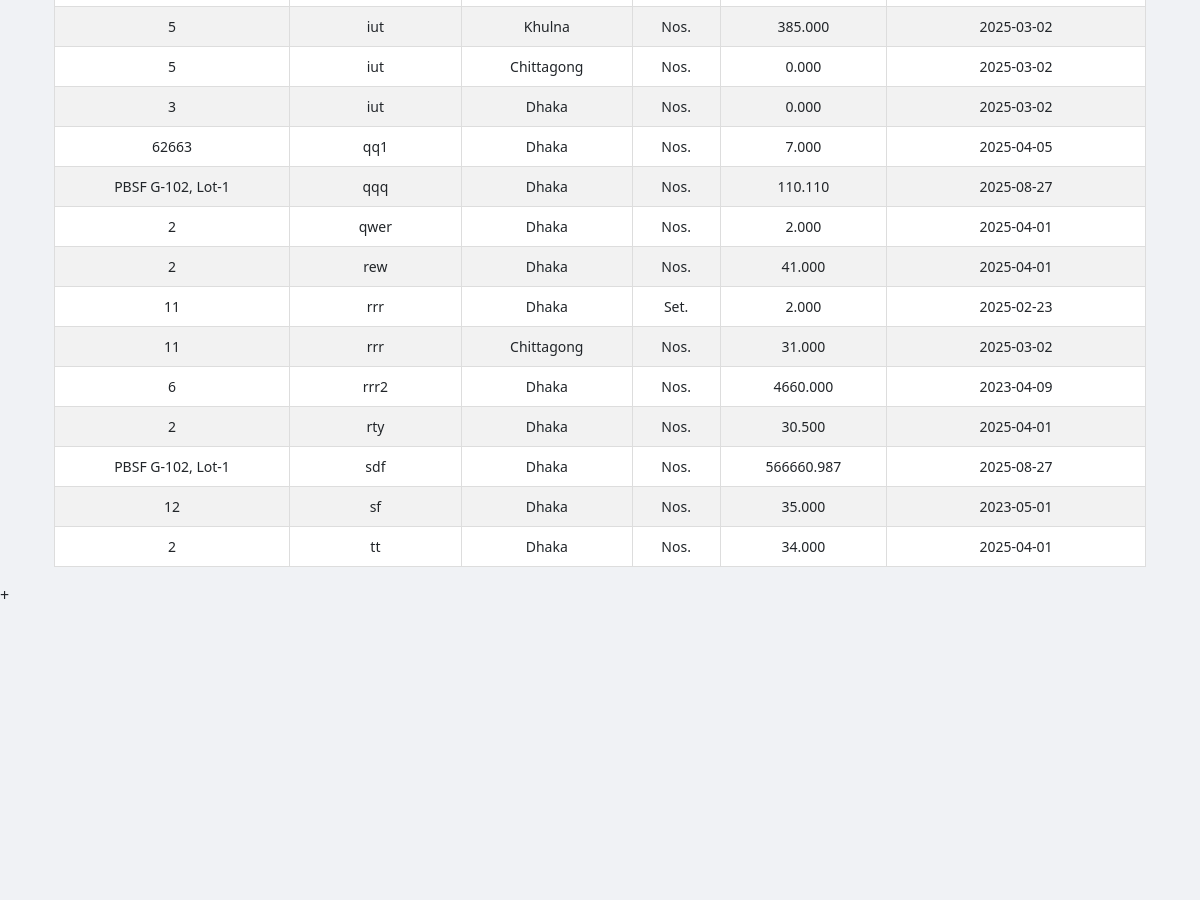
Before: /status/ (signed in, middle part) with the older database file.
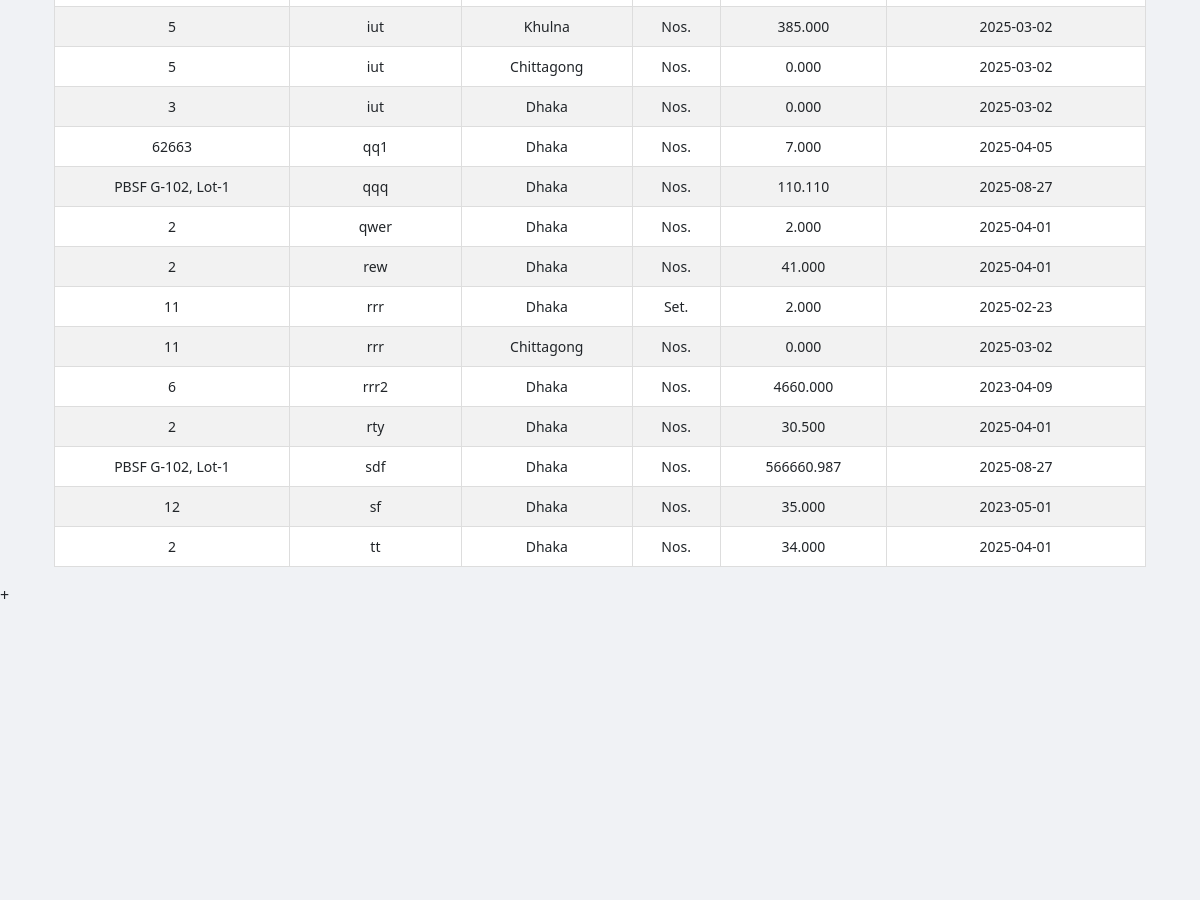
After: the same page with the newer database file.
### App_Entry/models.py (models this page shows, shortened)
class Item(models.Model):
    WAREHOUSE_CHOICES = [
        ("Dhaka", "Dhaka"),
        ("Khulna", "Khulna"),
        ("Chittagong", "Chittagong"),
    ]
    UNIT_CHOICES = [
        ("Nos.", "Nos."),
        ("Mtr.", "Mtr."),
        ("Km.", "Km."),
        ("Set.", "Set."),
        ("Pair.", "Pair."),
        ("Kg", "Kg"),
        ("Lot", "Lot"),
        ("Pcs", "Pcs"),
        ("Coil", "Coil"),
        ("Box", "Box"),
        ("Feet", "Feet"),
        ("Liter", "Liter"),
        ("m3", "m3"),
        ("m2", "m2"),
        ("Ream", "Ream"),
        ("Bundle", "Bundle"),
        ("Carton", "Carton"),
    ]
    name = models.CharField(max_length=255)
    description = models.TextField(blank=True, null=True)
    warehouse = models.CharField(
        max_length=50, choices=WAREHOUSE_CHOICES, default="Dhaka"
    )
    unit_of_item = models.CharField(
        max_length=100, choices=UNIT_CHOICES, default="Nos."
    )  # Updated field
    unit_price = models.DecimalField(max_digits=15, decimal_places=2, default=0.00)
    quantity_of_item = models.DecimalField(
        max_digits=20,
        decimal_places=3,
        default=0.00
    )
    package = models.ForeignKey(
        Package,
        on_delete=models.SET_NULL,
        related_name="package_of_item",
        null=True,
    )
    created_at = models.DateTimeField(default=timezone.now)

class Package(models.Model):
    packageId = models.TextField(unique=True)

### App_Status/views.py (the view, shortened to what this page needs)
# urls.py: path("", views.status_page, name="status_page"),
def status_page(request):
    all_items = Item.objects.all()
    active_filters = {}
    combined_q = Q()
    for i in range(5):
        filter_by_key = f"filter_by_{i}"
        query_key = f"query_{i}"
        filter_by = request.GET.get(filter_by_key, "").strip()
        query = request.GET.get(query_key, "").strip()
    if combined_q:
        all_items = all_items.filter(combined_q)
    all_items = all_items.order_by("name")
    all_possible_units = [choice[0] for choice in Item.UNIT_CHOICES]
    context = {
        "items": all_items,
        "unique_units": all_possible_units, # Pass the choices from the model
    }
    context.update(active_filters) # Add active filters back to context for template
    return render(
        request,
        "App_Status/status.html",
        context,
    )

### App_Status/templatetags/status_custom_filters.py (called while the page is built)
@register.filter
def get_item(dictionary, key):
    return dictionary.get(key)

### templates/App_Status/status.html (shortened to what this page needs)
{% extends 'base.html' %}
{% load crispy_forms_tags %}
{% load static %}
{% load status_custom_filters %}
{% block body_block %}
<div class="container mt-4">
    <div id="printableArea" class="table-responsive">
        <br>
        <table class="table table-bordered table-striped table-hover">
            <tbody>
                {% if items %}
                    {% for item in items %}
                    <tr>
                        <td>{{ item.package.packageId }}</td>
                        <td>{{ item.name }}</td>
                        <td>{{ item.warehouse }}</td>
                        <td>{{ item.unit_of_item }}</td>
                        <td>{{ item.quantity_of_item }}</td>
                        <td>{{ item.created_at | date:"Y-m-d" }}</td>
                    </tr>
                    {% endfor %}
                {% else %}
                    <tr>
                        <td colspan="7" class="text-center text-danger">No matching data found</td>
                    </tr>
                {% endif %}
            </tbody>
        </table>
    </div>
</div>
{% endblock %}

Changed rows visible on the page:
changed Item (number 9 of 14 on the later page): quantity_of_item "31.000" → "0.000"
